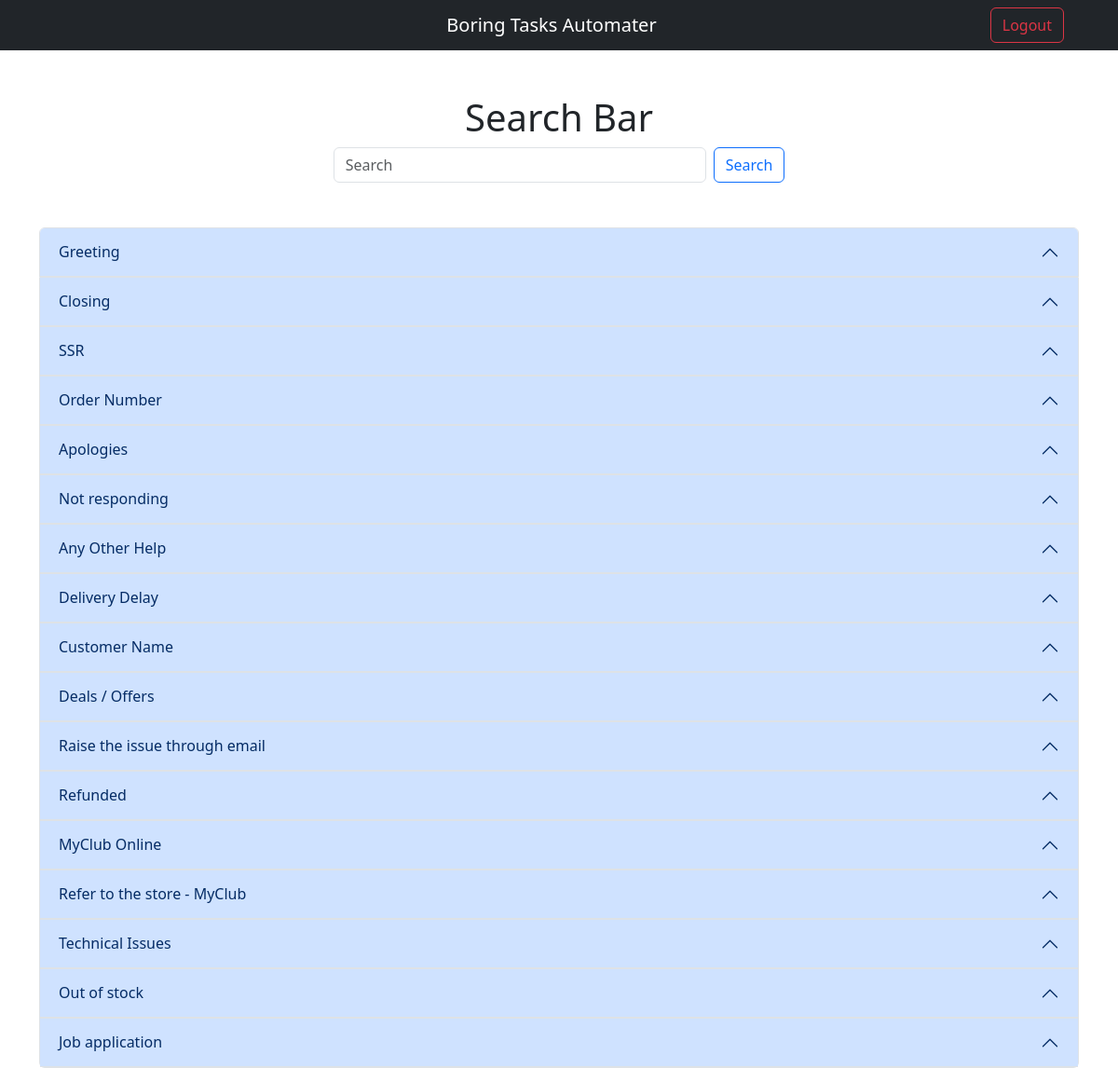
Page /chat/ on the committed database.
### email_app/models.py (models this page shows, shortened)
class Chat(models.Model):
    title = models.CharField(max_length=250)
    arabic = models.TextField()
    english = models.TextField()

### email_app/views.py (the view)
# urls.py: path('chat/', chat, name="chat"),
def chat(request):
    N8N_WEBHOOK_URL = "https://monzir.app.n8n.cloud/webhook-test/a597afab-8291-4f5e-a27c-5559636d9688"
    proxies = {
        'http': 'http://proxy.server:3128',
        'https': 'http://proxy.server:3128',  # Optional, if you want to route HTTPS through the same proxy
    }
    if request.method == 'POST':
        message = request.POST.get('message')
        response = requests.post(N8N_WEBHOOK_URL, json={"message": message}, proxies=proxies)
    chat = Chat.objects.all()
    context = {
        'chat': chat,
    }
    return render(request, 'email_app/chat.html', context)

### email_app/templates/email_app/chat.html (shortened to what this page needs)
{% extends 'email_app/base.html' %}
{% if user.is_authenticated %}
{% block content %}
<div class="container mt-5">
        <h1 class="text-center">Search Bar</h1>
        <form action="{% url 'chat' %}" method="post" class="d-flex justify-content-center">
            <input class="form-control me-2" type="search" name="message" placeholder="Search" aria-label="Search" style="width: 400px;">
           <button class="btn btn-outline-primary" type="submit">Search</button>
        </form>
</div>
<div class="container mt-5">
    <div class="accordion" id="accordionExample">
        {% for message in chat %}
        <div class="accordion-item">
            <h2 class="accordion-header" id="heading{{message.id}}">
                <button class="accordion-button" type="button" data-bs-toggle="collapse" data-bs-target="#collapse{{message.id}}" aria-expanded="false" aria-controls="collapse{{message.id}}">
                    {{message.title}}
                </button>
            </h2>
        </div>
        {% endfor %}
    </div>
</div>
{% endblock %}
{% else %}
    <p><a href="{% url 'login' %}">Login</a></p>
{% endif %}

### email_app/templates/email_app/base.html (shortened to what this page needs)
<!doctype html>
<html lang="en">
  <head>
    <link href="https://cdn.jsdelivr.net/npm/bootstrap@5.3.2/dist/css/bootstrap.min.css" rel="stylesheet">
    <link href="https://cdn.jsdelivr.net/npm/quill@2.0.2/dist/quill.snow.css" rel="stylesheet" />
  </head>
  <body>
    <nav class="navbar navbar-expand-lg navbar-dark bg-dark">
        <div class="container">
            <div class="navbar-title">
                <span class="navbar-brand">Boring Tasks Automater</span>
            </div>
            <form action="{% url 'logout' %}" method="post" style="display:inline;">
                <button class="btn btn-outline-danger logout" type="submit">Logout</button>
            </form>
        </div>
    </nav>
    {% block content %}
    {% endblock %}
  </body>
</html>

### email_app/templates/email_app/base.html (style rules this page uses)
html, body { min-height: 100%; }
.navbar { position: relative; }
.navbar-title { position: relative; left: 50%; transform: translateX(-50%); }
.logout { margin-right: 1em; }

### rows in the picture
Chat: title "Greeting"
Chat: title "Closing"
Chat: title "SSR"
Chat: title "Order Number"
Chat: title "Apologies"
Chat: title "Not responding"
Chat: title "Any Other Help"
Chat: title "Delivery Delay"
Chat: title "Customer Name"
Chat: title "Deals / Offers"
Chat: title "Raise the issue through email"
Chat: title "Refunded"
Chat: title "MyClub Online"
Chat: title "Refer to the store - MyClub"
Chat: title "Technical Issues"
Chat: title "Out of stock"
Chat: title "Job application"
